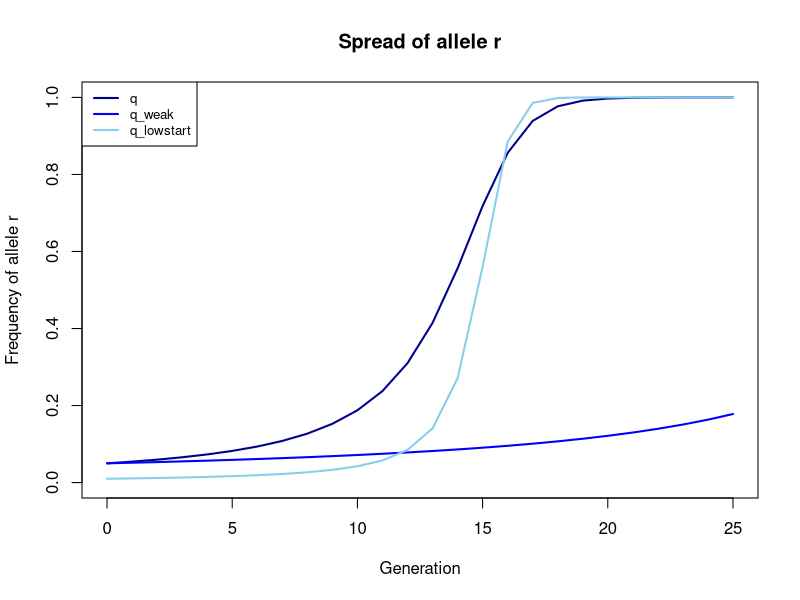

R code for this plot:
## ---- chunk 1
w_SS <- 0.35 # the probability of surviving to reproduce of genotype SS
w_Sr <- 0.35 # the probability of surviving to reproduce of genotype Sr
w_rr <- 1.0  # the probability of surviving to reproduce of genotype rr
## ---- chunk 2
number_of_generations <- 25
## ---- chunk 3
generations <- 0:number_of_generations
## ---- chunk 4
q <- rep(0, length.out = number_of_generations + 1)
q[1] <- 0.05
q
## ---- chunk 5
for ( n in 1:(length(q)-1) ) {
  q_n <- q[n]
  p_n <- 1 - q_n
  w_bar <- p_n * p_n * w_SS + 2 * p_n * q_n * w_Sr + q_n * q_n * w_rr
  q[n+1] <- (p_n * q_n * w_Sr + q_n * q_n * w_rr) / w_bar
}
q
## ---- chunk 6
w_bar <- rep(0, length.out = number_of_generations)
for ( n in 1:(length(q)-1) ) {
  q_n <- q[n]
  p_n <- 1 - q_n
  w_bar[n] <- p_n * p_n * w_SS + 2 * p_n * q_n * w_Sr + q_n * q_n * w_rr
  q[n+1] <- (p_n * q_n * w_Sr + q_n * q_n * w_rr) / w_bar[n]
}
q
w_bar
## ---- chunk 7
w_SS_weak <- 0.6
w_Sr_weak <- 0.6
q_weak <- rep(0, length.out = number_of_generations + 1)
q_weak[1] <- 0.05
w_bar_weak <- rep(0, length.out = number_of_generations)
for ( n in 1:(length(q)-1) ) {
  q_n <- q_weak[n]
  p_n <- 1 - q_n
  w_bar_weak[n] <- p_n * p_n * w_SS_weak + 2 * p_n * q_n * w_Sr_weak + q_n * q_n * w_rr
  q_weak[n+1] <- (p_n * q_n * w_Sr_weak + q_n * q_n * w_rr) / w_bar_weak[n]
}
q_weak
w_bar_weak
## ---- chunk 8
w_SS_lowstart <- 0.1
w_Sr_lowstart <- 0.1
q_lowstart <- rep(0, length.out = number_of_generations + 1)
q_lowstart[1] <- 0.01
w_bar_lowstart <- rep(0, length.out = number_of_generations)
for ( n in 1:(length(q)-1) ) {
  q_n <- q_lowstart[n]
  p_n <- 1 - q_n
  w_bar_lowstart[n] <- p_n * p_n * w_SS_lowstart + 2 * p_n * q_n * w_Sr_lowstart + q_n * q_n * w_rr
  q_lowstart[n+1] <- (p_n * q_n * w_Sr_lowstart + q_n * q_n * w_rr) / w_bar_lowstart[n]
}
q_lowstart
w_bar_lowstart
## ---- chunk 9
index <- 1
while (q_lowstart[index] <= q[index]) {
  index <- index + 1
}
paste("Generation:", index)
## ---- chunk 10
plot(generations, q, type = "l", col = "darkblue", lwd = 2, ylim = c(0, 1),
     main = "Spread of allele r",
     xlab = "Generation", ylab = "Frequency of allele r")
lines(generations, q_weak, col = "blue", lwd = 2)
lines(generations, q_lowstart, col = "skyblue", lwd = 2)
legend(
  "topleft",
  legend = c("q", "q_weak", "q_lowstart"),
  col = c("darkblue", "blue", "skyblue"), lwd = 2, cex = 0.8, bg = "white"
)
